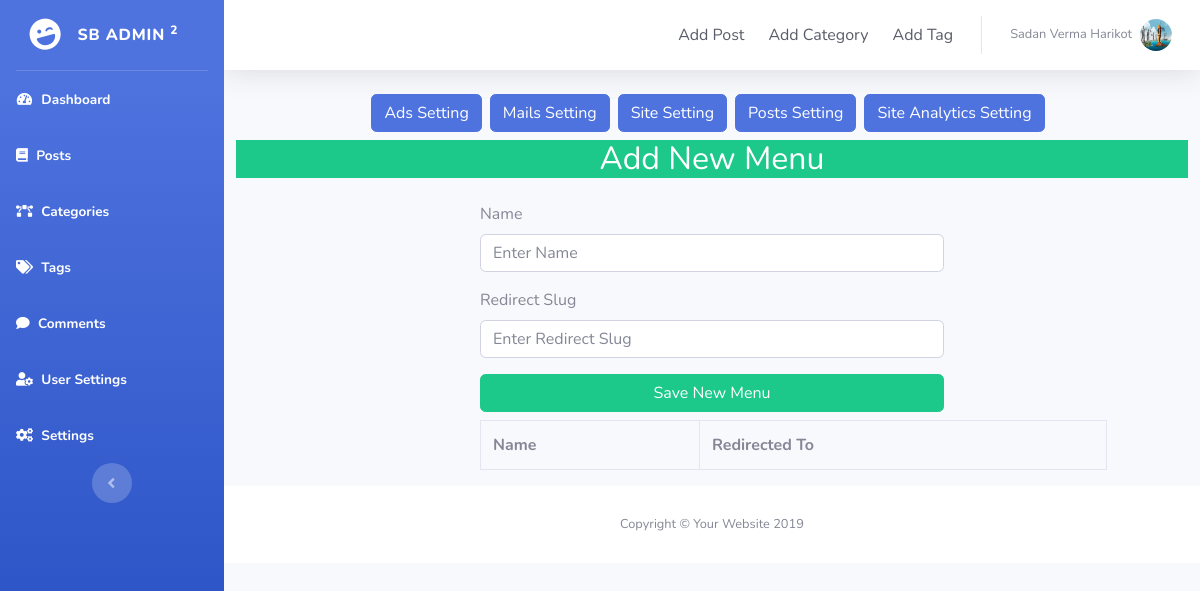
Before: /admin/menus-setting.php (signed in) with the older database file.
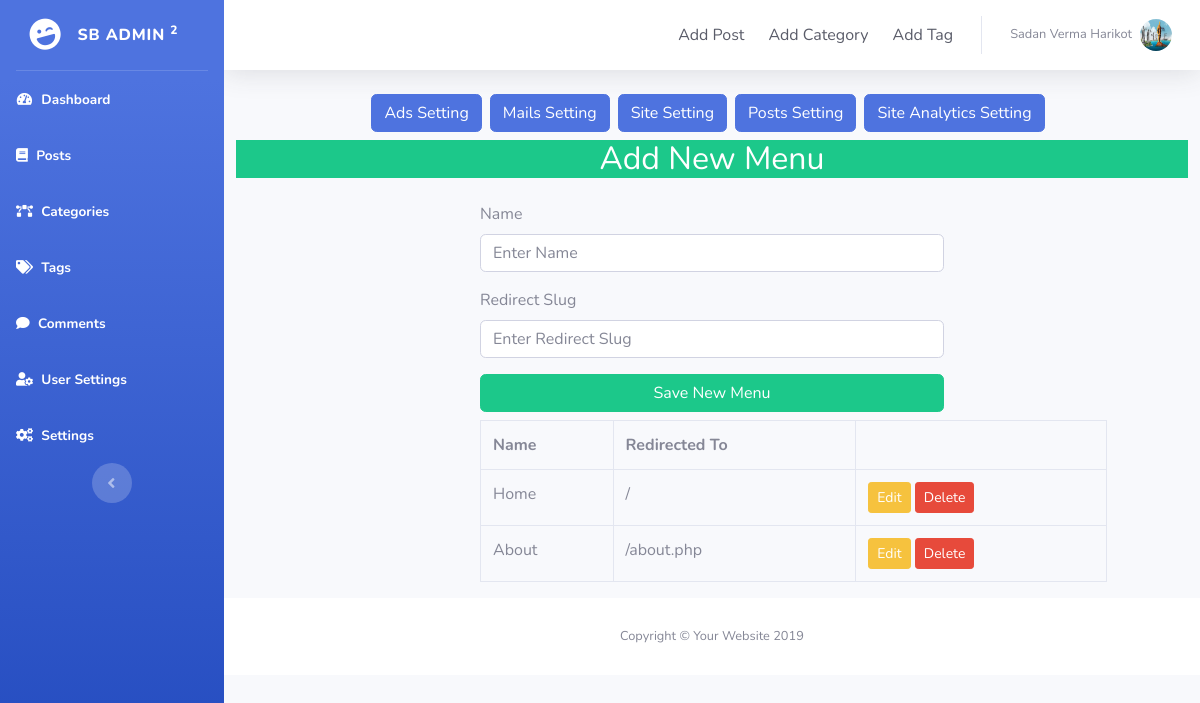
After: the same page with the newer database file.
### tables this page shows
CREATE TABLE `menus` (
  `id` int(11) NOT NULL,
  `name` varchar(255) NOT NULL,
  `redirect_slug` varchar(500) NOT NULL
);

### admin/db/DB.php (called while the page is built, shortened)
<?php
class DB
{
    protected $dbh;
    public function __construct()
    {
        $this->dbh = new PDO('mysql:host=' . DB_HOST . ';dbname=' . DB_NAME, DB_USER, DB_PASS);
    }
    public function getMenus()
    {
        $query = "SELECT * FROM menus";
        $stmt = $this->dbh->prepare($query);
        $stmt->execute();
        $result = $stmt->fetchAll(PDO::FETCH_OBJ);
        if (count($result) > 0) {
            return $result;
        }
        return [];
    }
}

### admin/menus-setting.php (the view, shortened to what this page needs)
<?php
require_once 'db/DB.php';
$db = new DB();
extract($db->getUserData('users', $_SESSION['user']), EXTR_PREFIX_ALL, 'user');
?>
<?php include 'inc/header.php' ?>
<div id="wrapper">
    <?php include 'inc/sidebar.php'; ?>
    <div id="content-wrapper" class="d-flex flex-column">
        <div id="content">
            <?php include 'inc/top.php'; ?>
            <div class='oop-box'>
                <div class="col-12 d-flex justify-content-center mb-2">
                    <a href='ads-setting.php' class="btn btn-primary mr-2" type="button">Ads Setting</a>
                    <a href='mails-setting.php' class="btn btn-primary mr-2" type="button">Mails Setting</a>
                    <a href='settings.php' class="btn btn-primary mr-2" type="button">Site Setting</a>
                    <a href='posts-setting.php' class="btn btn-primary mr-2" type="button">Posts Setting</a>
                    <a href='anaytics-setting.php' class="btn btn-primary mr-2" type="button">Site Analytics Setting</a>
                </div>
                <div class="col-12">
                    <h2 class="text-center bg-success text-white mb-4">Add New Menu</h2>
                </div>
                <div class="col-6 offset-3">
                    <form method="post">
                        <div class="form-group">
                            <label for="name">Name</label>
                            <input id="name" class="form-control" type="text" name="name" placeholder='Enter Name'>
                        </div>
                        <div class="form-group">
                            <label for="redirect_slug">Redirect Slug</label>
                            <input id="redirect_slug" class="form-control" type="text" name="redirect_slug" placeholder='Enter Redirect Slug'>
                        </div>
                        <button class="btn btn-success btn-block" type="submit">Save New Menu</button>
                    </form>
                </div>
                <div class="col-8 offset-3 mt-2">
                    <table class="table table-bordered">
                        <tbody>
                            <tr>
                                <th>Name</th>
                                <th>Redirected To</th>
                            </tr>
                            <?php
                            foreach ($db->getMenus() as $menu) {
                                echo "<tr>
                                        <td>{$menu->name}</td>
                                        <td>{$menu->redirect_slug}</td>
                                        <td><a href='edit.php?from=menus&id={$menu->id}' class='btn btn-warning btn-sm'>Edit</a>
                                        <a href='delete.php?from=menus&id={$menu->id}' class='btn btn-danger btn-sm'>Delete</a></td>
                                    </tr>";
                            }
                            ?>
                        </tbody>
                    </table>
                </div>
            </div>
            <?php include 'inc/copyright.php'; ?>
        </div>
    </div>
    <?php include 'inc/footer.php'; ?>

### admin/inc/header.php (shortened to what this page needs)
<!DOCTYPE html>
<html lang="en">
<head>
    <link href="vendor/fontawesome-free/css/all.min.css" rel="stylesheet" type="text/css">
    <link href="css/sb-admin-2.min.css" rel="stylesheet">
</head>
<body id="page-top">

### admin/inc/sidebar.php (shortened to what this page needs)
<ul class="navbar-nav bg-gradient-primary sidebar sidebar-dark accordion" id="accordionSidebar">
    <a class="sidebar-brand d-flex align-items-center justify-content-center" href="index.html">
        <div class="sidebar-brand-icon rotate-n-15">
            <i class="fas fa-laugh-wink"></i>
        </div>
        <div class="sidebar-brand-text mx-3">SB Admin <sup>2</sup></div>
    </a>
    <hr class="sidebar-divider my-0">
    <li class="nav-item active">
        <a class="nav-link" href="index.php">
            <i class="fas fa-fw fa-tachometer-alt"></i>
            <span>Dashboard</span></a>
    </li>
    <li class="nav-item active">
        <a class="nav-link" href="all-posts.php">
            <i class="fas fa-book"></i>
            <span>Posts</span></a>
    </li>
    <li class="nav-item active">
        <a class="nav-link" href="categories.php">
            <i class="fas fa-bezier-curve"></i>
            <span>Categories</span></a>
    </li>
    <li class="nav-item active">
        <a class="nav-link" href="tags.php">
            <i class="fas fa-tags"></i>
            <span>Tags</span></a>
    </li>
    <li class="nav-item active">
        <a class="nav-link" href="comments.php">
            <i class="fas fa-comment"></i>
            <span>Comments</span></a>
    </li>
    <li class="nav-item active">
        <a class="nav-link" href="users.php">
            <i class="fas fa-user-cog"></i>
            <span>User Settings</span></a>
    </li>
    <li class="nav-item active">
        <a class="nav-link" href="settings.php">
            <i class="fas fa-cogs"></i>
            <span>Settings</span></a>
    </li>
    <div class="text-center d-none d-md-inline">
        <button class="rounded-circle border-0" id="sidebarToggle"></button>
    </div>
</ul>

### admin/inc/top.php (shortened to what this page needs)
<nav class="navbar navbar-expand navbar-light bg-white topbar mb-4 static-top shadow">
    <ul class="navbar-nav ml-auto">
        <li class="nav-item">
            <a class="nav-link text-dark" href="add-new-post.php">Add Post</a>
        </li>
        <li class="nav-item">
            <a class="nav-link text-dark" href="categories.php">Add Category</a>
        </li>
        <li class="nav-item">
            <a class="nav-link text-dark" href="add-tag.php">Add Tag</a>
        </li>
        <li class="nav-item dropdown no-arrow">
            <a class="nav-link dropdown-toggle" href="#" id="userDropdown" role="button" data-toggle="dropdown" aria-haspopup="true" aria-expanded="false">
                <span class="mr-2 d-none d-lg-inline text-gray-600 small"><?= $user_name; ?></span>
                <img class="img-profile rounded-circle" src="<?= $user_photo; ?>">
            </a>
        </li>
    </ul>
</nav>

### admin/inc/copyright.php (shortened to what this page needs)
<footer class="sticky-footer bg-white">
    <div class="container my-auto">
        <div class="copyright text-center my-auto">
            <span>Copyright &copy; Your Website 2019</span>
        </div>
    </div>
</footer>

### admin/inc/footer.php (shortened to what this page needs)
</body>
</html>

Changed rows visible on the page:
added menus: name "Home", redirect_slug "/"
added menus: name "About", redirect_slug "/about.php"
